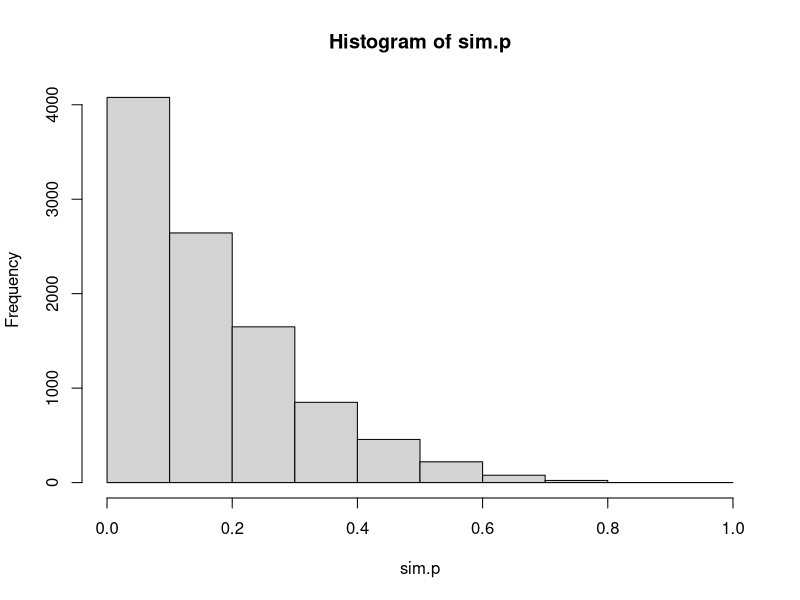
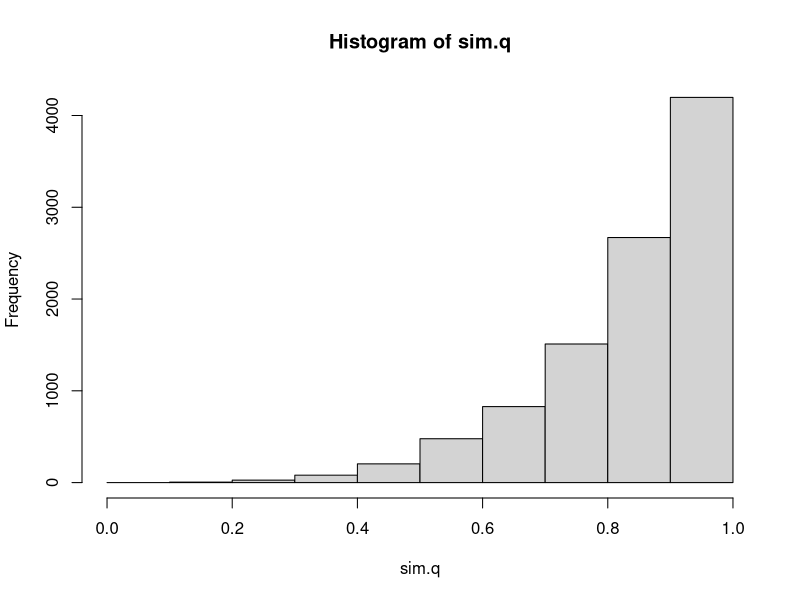

Reproduce these figures in R, in order. (Note: a time limit stopped this script after it produced the figures.)
#### simulate two different populations without fixed markers

### This is from Alex Buerkle's Population Genetics lab notes
###simulate some data
set.seed(42)
nloci<-10000  ## we will have data from nloci
nind<-2000  ## we will have data from nind that were sampled from the true population
sim.theta<-5  # high parameter means high polymorphism, must be positive and > zero, can be thought of as analygous to nucleotide polymorphism

## simulate allele frequencies at nloci number of loci, by random draws from a beta
### I've made these beta distributions really uneven. But I could make them a lot more even and see what happens.
sim.p<-rbeta(nloci, 1, 5)
hist(sim.p, breaks=seq(0,1,0.1))
sim.q<-rbeta(nloci, 5, 1)
hist(sim.q, breaks=seq(0,1,0.1))
# simulate genotypes in the sample
sim.x <- matrix(rbinom(nloci*nind, 2, prob=sim.p), nrow=nind, ncol=nloci) ### this gives us individuals in rows and snps in columns
str(sim.x)

sim.y <- matrix(rbinom(nloci*nind, 2, prob=sim.q), nrow=nind, ncol=nloci) ### this gives us individuals in rows and snps in columns
str(sim.y)

#### First generation

###make parental generation gametes
gametes.x.parental<-matrix(nrow=nrow(sim.x), ncol=ncol(sim.x))
for(i in 1:nrow(sim.x)){
  for(j in 1:ncol(sim.x)){
    gametes.x.parental[i, j]<-ifelse(sim.x[i, j]==0, 0, 
           ifelse(sim.x[i, j]==1, sample(0:1, 1, replace=FALSE), 1))
  }
}

gametes.y.parental<-matrix(nrow=nrow(sim.y), ncol=ncol(sim.y))
for(i in 1:nrow(sim.y)){
  for(j in 1:ncol(sim.y)){
    gametes.y.parental[i, j]<-ifelse(sim.y[i, j]==0, 0, 
                                     ifelse(sim.y[i, j]==1, sample(0:1, 1, replace=FALSE), 1))
  }
}


###sample parents
### these are the parents who become the parents of F1 hybrids.
### to get individuals in the population who are not hybrids, I can pull from the distributions again

x.parents<-sample(1:2000, 1000, replace=FALSE)
y.parents<-sample(1:2000, 1000, replace=FALSE)

gametes.x.parental[x.parents,]+gametes.y.parental[y.parents,]->F1_genomes

sim.x.gen1 <- matrix(rbinom(nloci*(nind-nrow(F1_genomes))/2, 2, prob=sim.p), nrow=(nind-nrow(F1_genomes))/2, ncol=nloci) ### this gives us individuals in rows and snps in columns
sim.y.gen1 <- matrix(rbinom(nloci*(nind-nrow(F1_genomes))/2, 2, prob=sim.q), nrow=(nind-nrow(F1_genomes))/2, ncol=nloci) ### this gives us individuals in rows and snps in columns

gen1<-rbind(sim.x.gen1, sim.y.gen1, F1_genomes)
### let's do a triangle plot here?
### need to get heterozygosity and Q12 for each individual



###gen 2 - now that hybridization has started, I'm still going to have half of the individuals be 'pure parental types' and half be the result of this population interbreeding

gametes.gen1<-matrix(nrow=nrow(gen1), ncol=ncol(gen1))
for(i in 1:nrow(gen1)){
  for(j in 1:ncol(gen1)){
    gametes.gen1[i, j]<-ifelse(gen1[i, j]==0, 0, 
                                     ifelse(gen1[i, j]==1, sample(0:1, 1, replace=FALSE), 1))
  }
}
